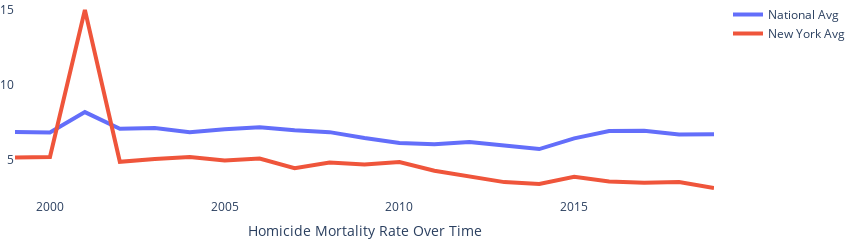

Here is the notebook cell this chart was saved with:
### Code cell
cod_timeseries(state="New York", cod="Homicide")

### Figure 1 — Plotly figure (JSON) as saved in the notebook; plotly's stock layout.template omitted (floating-point values rounded to 4 significant figures)
{"data": [{"line": {"width": 4}, "mode": "lines", "name": "National Avg", "type": "scatter", "x": [1999, 2000, 2001, 2002, 2003, 2004, 2005, 2006, 2007, 2008, 2009, 2010, 2011, 2012, 2013, 2014, 2015, 2016, 2017, 2018, 2019], "y": [6.87, 6.833, 8.186, 7.074, 7.125, 6.85, 7.046, 7.175, 6.978, 6.854, 6.464, 6.134, 6.043, 6.196, 5.973, 5.729, 6.442, 6.932, 6.94, 6.702, 6.715]}, {"line": {"width": 4}, "mode": "lines", "name": "New York Avg", "type": "scatter", "x": [1999, 2000, 2001, 2002, 2003, 2004, 2005, 2006, 2007, 2008, 2009, 2010, 2011, 2012, 2013, 2014, 2015, 2016, 2017, 2018, 2019], "y": [5.162, 5.206, 14.99, 4.884, 5.067, 5.2, 4.969, 5.098, 4.454, 4.838, 4.698, 4.867, 4.292, 3.908, 3.532, 3.412, 3.891, 3.579, 3.483, 3.543, 3.133]}], "layout": {"autosize": false, "height": 200, "margin": {"b": 0, "l": 0, "pad": 0, "r": 0, "t": 0}, "plot_bgcolor": "rgba(0,0,0,0)", "width": 850, "xaxis": {"title": {"text": "Homicide Mortality Rate Over Time"}}}}
